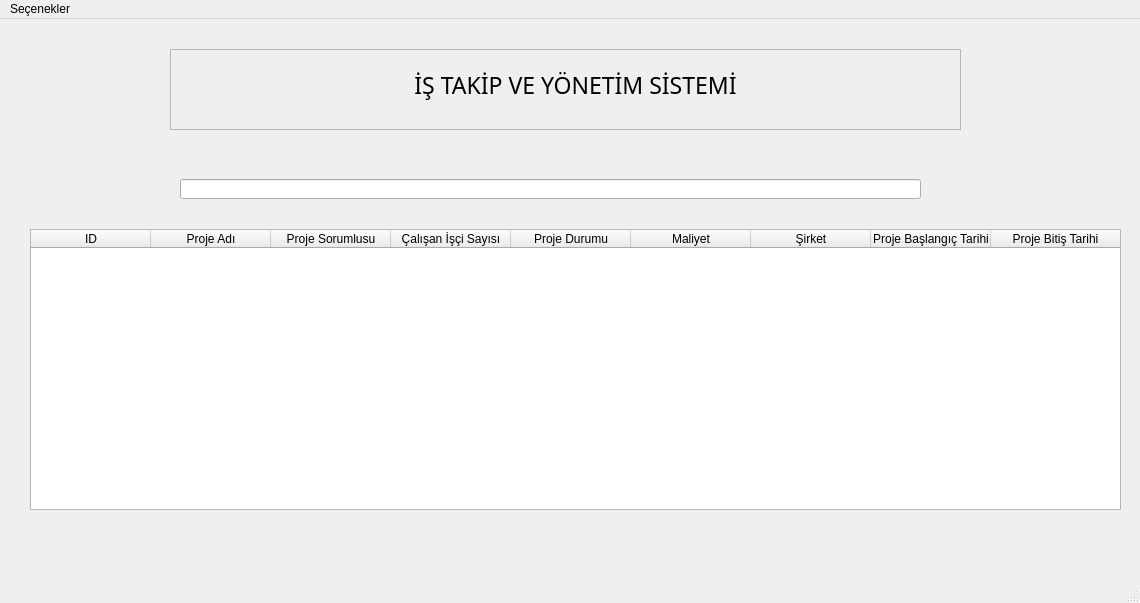
<?xml version="1.0" encoding="UTF-8"?>
<ui version="4.0">
 <class>MainWindow</class>
 <widget class="QMainWindow" name="MainWindow">
  <property name="geometry">
   <rect>
    <x>0</x>
    <y>0</y>
    <width>1140</width>
    <height>603</height>
   </rect>
  </property>
  <property name="windowTitle">
   <string>MainWindow</string>
  </property>
  <widget class="QWidget" name="centralwidget">
   <widget class="QFrame" name="frame">
    <property name="geometry">
     <rect>
      <x>170</x>
      <y>30</y>
      <width>791</width>
      <height>81</height>
     </rect>
    </property>
    <property name="frameShape">
     <enum>QFrame::StyledPanel</enum>
    </property>
    <property name="frameShadow">
     <enum>QFrame::Raised</enum>
    </property>
    <widget class="QLabel" name="baslik_label">
     <property name="geometry">
      <rect>
       <x>160</x>
       <y>20</y>
       <width>491</width>
       <height>31</height>
      </rect>
     </property>
     <property name="font">
      <font>
       <family>Segoe UI Black</family>
       <pointsize>17</pointsize>
      </font>
     </property>
     <property name="text">
      <string>İŞ TAKİP VE YÖNETİM SİSTEMİ</string>
     </property>
     <property name="alignment">
      <set>Qt::AlignCenter</set>
     </property>
    </widget>
   </widget>
   <widget class="QLineEdit" name="arama_yap_line_edit">
    <property name="geometry">
     <rect>
      <x>180</x>
      <y>160</y>
      <width>741</width>
      <height>20</height>
     </rect>
    </property>
   </widget>
   <widget class="QTableWidget" name="bilgi_tableWidget">
    <property name="geometry">
     <rect>
      <x>30</x>
      <y>210</y>
      <width>1091</width>
      <height>281</height>
     </rect>
    </property>
    <property name="focusPolicy">
     <enum>Qt::NoFocus</enum>
    </property>
    <property name="showGrid">
     <bool>false</bool>
    </property>
    <attribute name="horizontalHeaderDefaultSectionSize">
     <number>120</number>
    </attribute>
    <attribute name="horizontalHeaderStretchLastSection">
     <bool>true</bool>
    </attribute>
    <column>
     <property name="text">
      <string>ID</string>
     </property>
    </column>
    <column>
     <property name="text">
      <string>Proje Adı</string>
     </property>
    </column>
    <column>
     <property name="text">
      <string>Proje Sorumlusu</string>
     </property>
    </column>
    <column>
     <property name="text">
      <string>Çalışan İşçi Sayısı</string>
     </property>
    </column>
    <column>
     <property name="text">
      <string>Proje Durumu</string>
     </property>
    </column>
    <column>
     <property name="text">
      <string>Maliyet</string>
     </property>
    </column>
    <column>
     <property name="text">
      <string>Şirket</string>
     </property>
    </column>
    <column>
     <property name="text">
      <string>Proje Başlangıç Tarihi</string>
     </property>
    </column>
    <column>
     <property name="text">
      <string>Proje Bitiş Tarihi</string>
     </property>
    </column>
   </widget>
  </widget>
  <widget class="QMenuBar" name="menubar">
   <property name="geometry">
    <rect>
     <x>0</x>
     <y>0</y>
     <width>1140</width>
     <height>21</height>
    </rect>
   </property>
   <widget class="QMenu" name="kitap_duzenleme_menu">
    <property name="title">
     <string>Seçenekler</string>
    </property>
    <addaction name="separator"/>
    <addaction name="proje_ekleme_sayfa"/>
   </widget>
   <addaction name="kitap_duzenleme_menu"/>
  </widget>
  <widget class="QStatusBar" name="statusbar"/>
  <action name="actionKitap_D_zenleme_Sayfas">
   <property name="text">
    <string>Kitap DÜzenleme  Sayfası</string>
   </property>
  </action>
  <action name="proje_ekleme_sayfa">
   <property name="text">
    <string>Proje Ekleme</string>
   </property>
  </action>
 </widget>
 <resources/>
 <connections/>
</ui>
